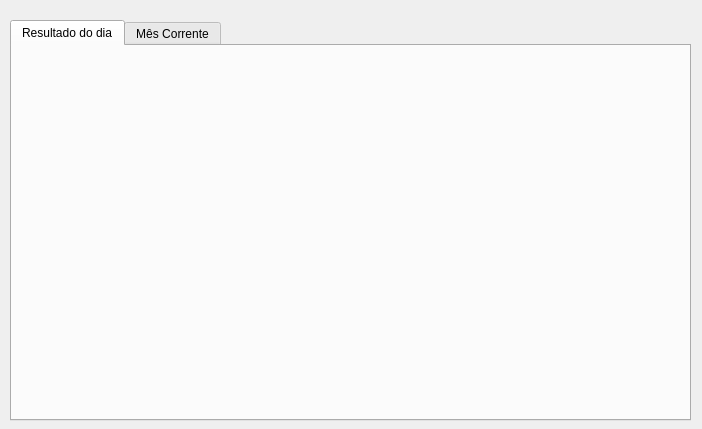
<?xml version="1.0" encoding="UTF-8"?>
<ui version="4.0">
 <class>AnaliseVendas</class>
 <widget class="QDialog" name="AnaliseVendas">
  <property name="geometry">
   <rect>
    <x>0</x>
    <y>0</y>
    <width>702</width>
    <height>429</height>
   </rect>
  </property>
  <property name="windowTitle">
   <string>Dialog</string>
  </property>
  <widget class="QTabWidget" name="tabWidget">
   <property name="geometry">
    <rect>
     <x>10</x>
     <y>20</y>
     <width>681</width>
     <height>401</height>
    </rect>
   </property>
   <property name="currentIndex">
    <number>0</number>
   </property>
   <widget class="QWidget" name="tab">
    <attribute name="title">
     <string>Resultado do dia</string>
    </attribute>
   </widget>
   <widget class="QWidget" name="tab_2">
    <attribute name="title">
     <string>Mês Corrente</string>
    </attribute>
   </widget>
  </widget>
 </widget>
 <resources/>
 <connections/>
</ui>
